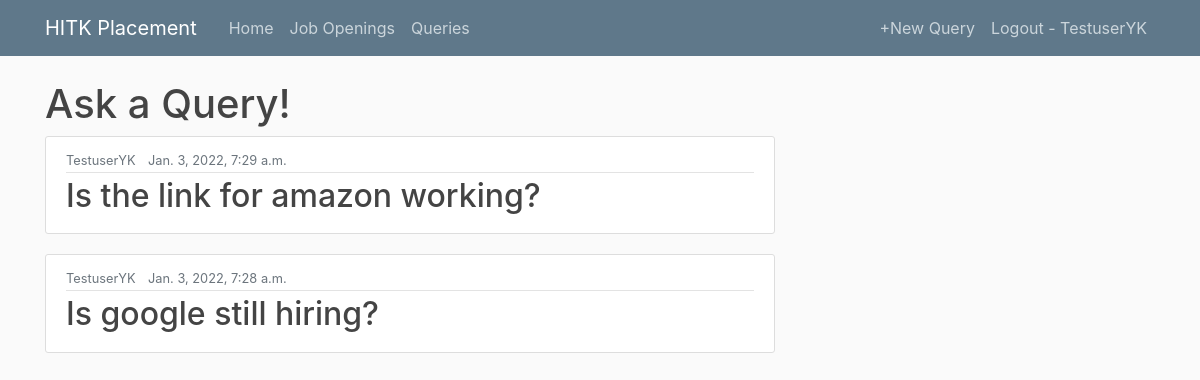
/askAQuery/ (signed in), run on an earlier commit of the app's database.
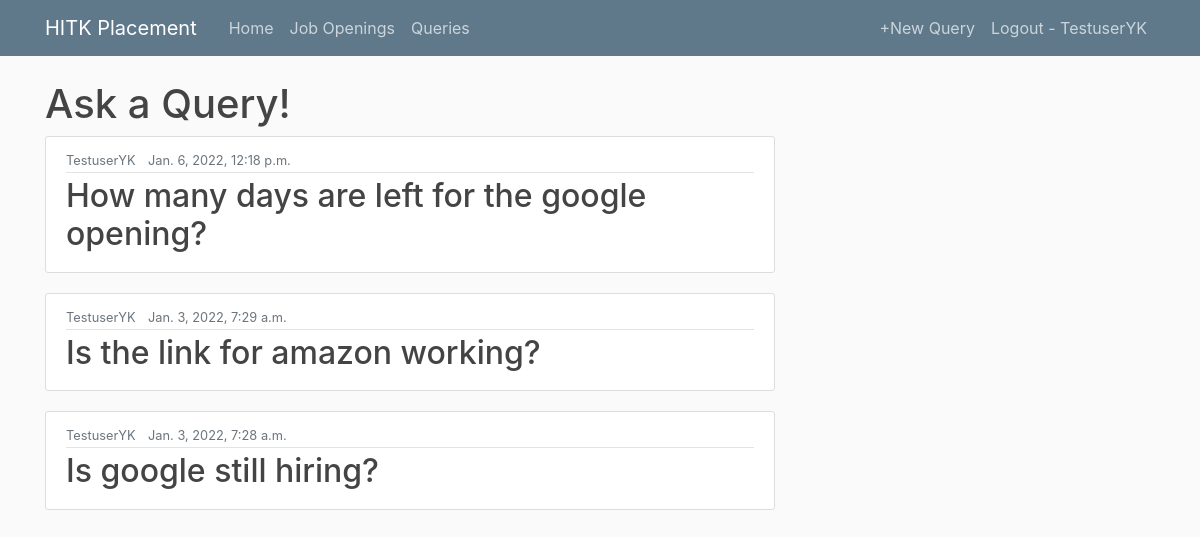
And on a later commit of the database.
### askAQuery/models.py (models this page shows, shortened)
class Query(models.Model):
	question = models.CharField(max_length=500)
	author = models.ForeignKey(User,on_delete=models.CASCADE)
	datePosted = models.DateTimeField(default=timezone.now)
	description = models.TextField()

### askAQuery/views.py (the view)
# urls.py: path('', views.listView, name='placement-website-askAQuery'),
@login_required
def listView(request):
    queries = Query.objects.all().order_by('-datePosted')
    context = {
        'title' : 'Queries',
        'queries' : queries,
    }
    return render(request,'askAQuery/listView.html',context)

### askAQuery/templates/askAQuery/listView.html
{% extends "home/base.html" %}
{% block content %}
    <h1>Ask a Query!</h1>
    {% for query in queries %}
        <article class="media content-section">
            <div class="media-body">
                <div class="article-metadata">
                    <small class="text-muted mr-2">{{ query.author }}</small>
                    <small class="text-muted">{{ query.datePosted }}</small>
                </div>
                <h2><a class="article-title" href="{% url 'query-detail' query.id %}">{{ query.question }}</a></h2>
            </div>
        </article>
    {% endfor %}
{% endblock content %}

What changed in the data, as far as the page shows it:
added Query: author "TestuserYK", datePosted "Jan. 6, 2022, 12:18 p.m.", question "How many days are left for the google opening?"
